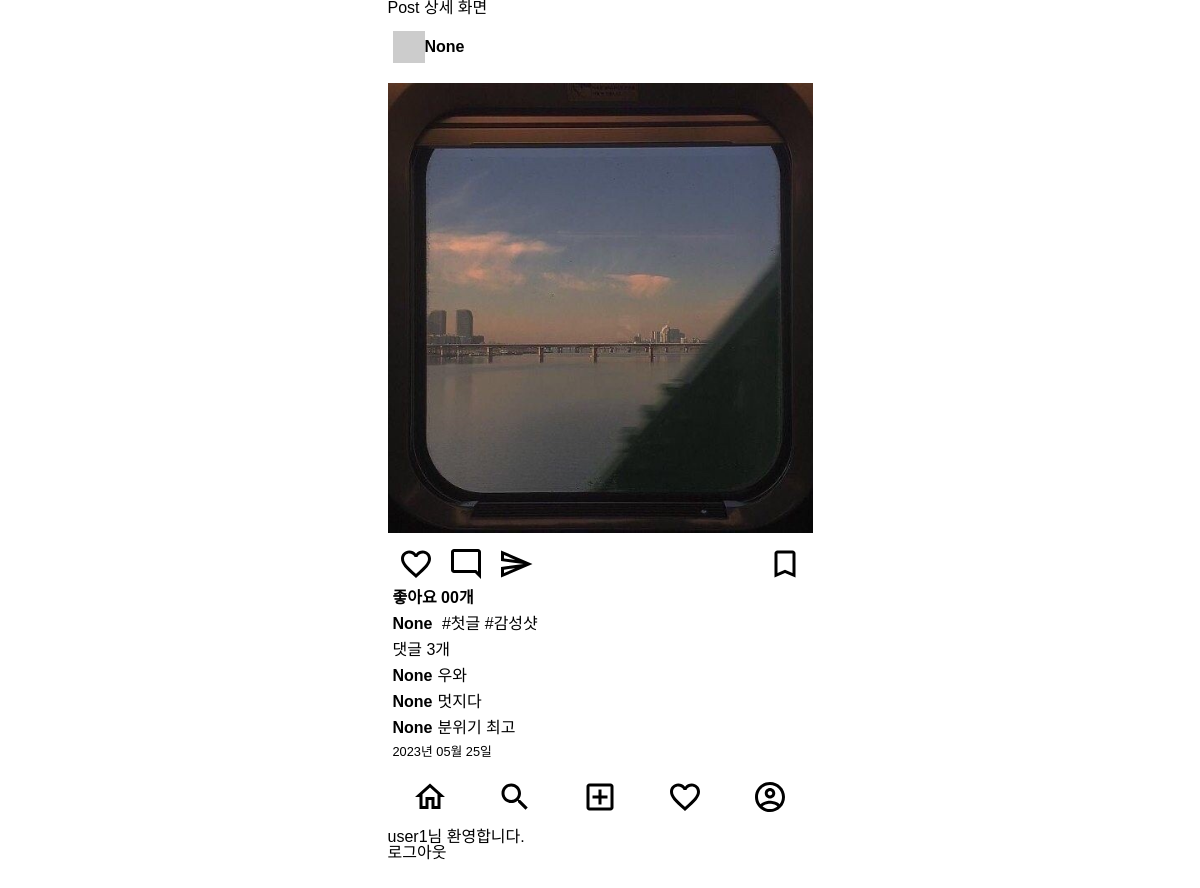
Screenshot of /posts/2/ (signed in) with the database file from the repository.
### posts/models.py (models this page shows)
class Post(models.Model):
    image = models.ImageField(verbose_name='이미지', null=True, blank=True)
    content = models.TextField(verbose_name='내용')
    created_at = models.DateTimeField(verbose_name='작성일', auto_now_add=True)
    view_count = models.IntegerField(verbose_name='조회수', default=0)
    writer = models.ForeignKey(to=User, on_delete=models.CASCADE, null=True, blank=True)

class Comment(models.Model):
    content = models.TextField(verbose_name='내용')
    created_at = models.DateTimeField(verbose_name='작성일', auto_now_add=True)
    post = models.ForeignKey(to='Post', on_delete=models.CASCADE)
    writer = models.ForeignKey(to=User, on_delete=models.CASCADE, null=True, blank=True)

### users/models.py (models this page shows)
class User(AbstractUser): # AbstractUser 상속
    phone = models.CharField(verbose_name='전화번호', max_length=11)
    objects = UserManager()

### posts/views.py (the view)
# urls.py: path('<int:id>/', post_detail_view, name='post-detail'),
def post_detail_view(request, id):
    if request.user.is_authenticated:
        try:
            post = Post.objects.get(id=id)
        except Post.DoesNotExist:
            return redirect('index')
    else:
        return redirect('/accounts/login')
    context = {
        'post': post,
        'form': PostDetailForm(),
    }
    return render(request, 'posts/post_detail.html', context)

### templates/posts/post_detail.html (shortened to what this page needs)
{% extends 'base.html' %}
{% block content %}
<h1>Post 상세 화면</h1>
{% include 'mixin/posts/post_card.html' with detail=True %}
{% endblock %}

### templates/base.html (shortened to what this page needs)
{% load static %}
<!DOCTYPE html>
<html lang="ko">
<head>
    <link rel="stylesheet" href="{% static 'css/reset.css' %}">
    <link rel="stylesheet" href="{% static 'css/index.css' %}">
</head>
<body class="container">
    <div>
    {% block content %}
    {% endblock %}
    </div>
    <div>
        <nav>
            <ul class="bottom-menu-group">
                <li>
                    <a href="{% url 'index' %}">
                        <img src="{% static 'icons/home_outlined_black_36dp.svg'%}" alt="홈">
                    </a>
                </li>
                <li>
                    <img src="{% static 'icons/search_outlined_black_36dp.svg' %}" alt="검색">
                </li>
                <li>
                    <a href="{% url 'posts:post-create' %}">
                        <img src="{% static 'icons/add_box_outlined_black_36dp.svg' %}" alt="글쓰기">
                    </a>
                </li>
                <li>
                    <img src="{% static 'icons/favorite_outlined_black_36dp.svg' %}" alt="좋아요">
                </li>
                <li>
                    <img src="{% static 'icons/account_circle_outlined_black_36dp.svg' %}" alt="프로필">
                </li>
            </ul>
        </nav>
    </div>
    {% if request.user.is_authenticated %}
        <div>
            {{ user.username }}님 환영합니다.
        </div>
        <a href="{% url 'accounts:logout' %}">로그아웃</a>
    {% else %}
    <a href="{% url 'accounts:login' %}">로그인</a>
    <a href="{% url 'accounts:signup' %}">회원가입</a>
    {% endif %}
</body>
</html>

### templates/mixin/posts/post_card.html (shortened to what this page needs)
{% load static %}
<div class="card">
    <div class="card__header">
        <img src="http://via.placeholder.com/32x32" alt="프로필이미지">
        <a href="#">
            <span class="card__user-name">{{ post.writer }}</span>
        </a>
    </div>
    <div class="card__body">
        <div>
            {% if post.image %}
                <img class="card__image" src="{{ post.image.url }}" alt="">
            {% else %}
                <img class="card__image" src="http://via.placeholder.com/600x600" alt="">
            {% endif %}
        </div>
        <div class="card__btn-group">
            <div>
                <img class="card__btn" src="{% static 'icons/favorite_outlined_black_36dp.svg' %}" alt="좋아요"/>
                <img class="card__btn" src="{% static 'icons/mode_comment_outlined_black_36dp.svg' %}" alt="댓글"/>
                <img class="card__btn" src="{% static 'icons/send_outlined_black_36dp.svg' %}" alt="공유하기"/>
            </div>
            <div>
                <img class="card__btn" src="{% static 'icons/bookmark_outlined_black_36dp.svg' %}" alt="북마크"/>
            </div>
        </div>
        <div class="card_content">
            <span class="card__like-num">좋아요 00개</span>
            <div class="card__main-text">
                <p><span class="card__user-name">{{ post.writer }}</span>
                    {% if not detail %}
                        {{ post.content|truncatechars:35 }}
                    {% else %}
                        {{ post.content }}
                    {% endif %}
                    </p>
            </div>
            <div>
                <p>댓글 {{ post.comment_set.all.count }}개
                </p>
                <ul class="card__comment-group">
                    {% if not detail %}
                        {% for comment in post.comment_set.all|slice:":2" %}
                        <li>
                            <p><span class="card__user-name">{{ comment.writer }}</span>{{ comment.content }}</p>
                        </li>
                        {% endfor %}
                    {% else %}
                        {% for comment in post.comment_set.all %}
                        <li>
                            <p><span class="card__user-name">{{ comment.writer }}</span>{{ comment.content }}</p>
                        </li>
                        {% endfor %}
                    {% endif %}
                </ul>
                <p class="card__created-at">{{ post.created_at|date:"Y년 m월 d일" }}</p>
            </div>
        </div>
    </div>
</div>

### static/css/index.css (style rules this page uses)
.container { display: flex; flex-direction: column; max-width: 425px; }
body { font-family: 'Noto Sans KR', sans-serif; margin: 0 auto 60px auto; }
.bottom-menu-group { display: flex; height: 60px; align-items: center; justify-content: space-around; background-color: #FFFFFF; }
.card__header { display: flex; align-items: center; margin: 15px 0; padding: 0 5px; }
.card__user-name { font-weight: bold; margin: 0 5px 0 0; }
.card__body { margin: 10px 0; }
.card__image { height: 450px; width: 100%; margin: 5px 0; object-fit: cover; }
.card__btn-group { display: flex; justify-content: space-between; margin: 5px 0; padding: 0 5px; }
.card__btn { margin: 0 5px; }
.card_content { display: flex; flex-direction: column; padding: 0 5px; }
.card__like-num { font-weight: bold; }
.card__main-text { margin: 10px 0; }
.card__comment-group > li { margin: 10px 0; }
.card__created-at { font-weight: lighter; font-size: 0.8rem; }

### rows the page displays
Post: writer "None", image (picture), content "#첫글 #감성샷", comment_set.all.count "3", created_at "2023년 05월 25일"
Comment: writer "None", content "우와"
Comment: writer "None", content "멋지다"
Comment: writer "None", content "분위기 최고"
User: username "user1"
